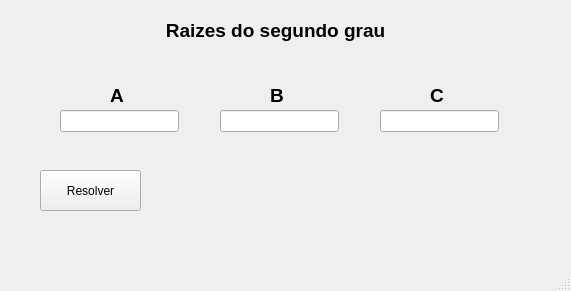
<?xml version="1.0" encoding="UTF-8"?>
<ui version="4.0">
 <class>MainWindow</class>
 <widget class="QMainWindow" name="MainWindow">
  <property name="geometry">
   <rect>
    <x>0</x>
    <y>0</y>
    <width>571</width>
    <height>291</height>
   </rect>
  </property>
  <property name="windowTitle">
   <string>Raizes</string>
  </property>
  <widget class="QWidget" name="centralwidget">
   <widget class="QLabel" name="lbl_titulo">
    <property name="geometry">
     <rect>
      <x>160</x>
      <y>10</y>
      <width>231</width>
      <height>41</height>
     </rect>
    </property>
    <property name="text">
     <string>&lt;html&gt;&lt;head/&gt;&lt;body&gt;&lt;p&gt;&lt;span style=&quot; font-size:14pt; font-weight:700;&quot;&gt;Raizes do segundo grau&lt;/span&gt;&lt;/p&gt;&lt;/body&gt;&lt;/html&gt;</string>
    </property>
    <property name="alignment">
     <set>Qt::AlignCenter</set>
    </property>
   </widget>
   <widget class="QLabel" name="lbl_a">
    <property name="geometry">
     <rect>
      <x>110</x>
      <y>80</y>
      <width>31</width>
      <height>31</height>
     </rect>
    </property>
    <property name="text">
     <string>&lt;html&gt;&lt;head/&gt;&lt;body&gt;&lt;p&gt;&lt;span style=&quot; font-size:14pt; font-weight:700;&quot;&gt;A&lt;/span&gt;&lt;/p&gt;&lt;/body&gt;&lt;/html&gt;</string>
    </property>
   </widget>
   <widget class="QLineEdit" name="txt_a">
    <property name="geometry">
     <rect>
      <x>60</x>
      <y>110</y>
      <width>119</width>
      <height>22</height>
     </rect>
    </property>
   </widget>
   <widget class="QLineEdit" name="txt_c">
    <property name="geometry">
     <rect>
      <x>380</x>
      <y>110</y>
      <width>119</width>
      <height>22</height>
     </rect>
    </property>
   </widget>
   <widget class="QLineEdit" name="txt_b">
    <property name="geometry">
     <rect>
      <x>220</x>
      <y>110</y>
      <width>119</width>
      <height>22</height>
     </rect>
    </property>
   </widget>
   <widget class="QLabel" name="lbl_resultado">
    <property name="geometry">
     <rect>
      <x>190</x>
      <y>160</y>
      <width>281</width>
      <height>61</height>
     </rect>
    </property>
    <property name="text">
     <string/>
    </property>
   </widget>
   <widget class="QLabel" name="lbl_a_2">
    <property name="geometry">
     <rect>
      <x>270</x>
      <y>80</y>
      <width>31</width>
      <height>31</height>
     </rect>
    </property>
    <property name="text">
     <string>&lt;html&gt;&lt;head/&gt;&lt;body&gt;&lt;p&gt;&lt;span style=&quot; font-size:14pt; font-weight:700;&quot;&gt;B&lt;/span&gt;&lt;/p&gt;&lt;/body&gt;&lt;/html&gt;</string>
    </property>
   </widget>
   <widget class="QLabel" name="lbl_a_3">
    <property name="geometry">
     <rect>
      <x>430</x>
      <y>80</y>
      <width>31</width>
      <height>31</height>
     </rect>
    </property>
    <property name="text">
     <string>&lt;html&gt;&lt;head/&gt;&lt;body&gt;&lt;p&gt;&lt;span style=&quot; font-size:14pt; font-weight:700;&quot;&gt;C&lt;/span&gt;&lt;/p&gt;&lt;/body&gt;&lt;/html&gt;</string>
    </property>
   </widget>
   <widget class="QPushButton" name="btn_resolver">
    <property name="geometry">
     <rect>
      <x>40</x>
      <y>170</y>
      <width>101</width>
      <height>41</height>
     </rect>
    </property>
    <property name="toolTip">
     <string>&lt;html&gt;&lt;head/&gt;&lt;body&gt;&lt;p&gt;&lt;span style=&quot; font-size:12pt; font-weight:700;&quot;&gt;Resolver&lt;/span&gt;&lt;/p&gt;&lt;/body&gt;&lt;/html&gt;</string>
    </property>
    <property name="text">
     <string>Resolver</string>
    </property>
   </widget>
  </widget>
  <widget class="QMenuBar" name="menubar">
   <property name="geometry">
    <rect>
     <x>0</x>
     <y>0</y>
     <width>571</width>
     <height>22</height>
    </rect>
   </property>
  </widget>
  <widget class="QStatusBar" name="statusbar"/>
 </widget>
 <resources/>
 <connections/>
</ui>
